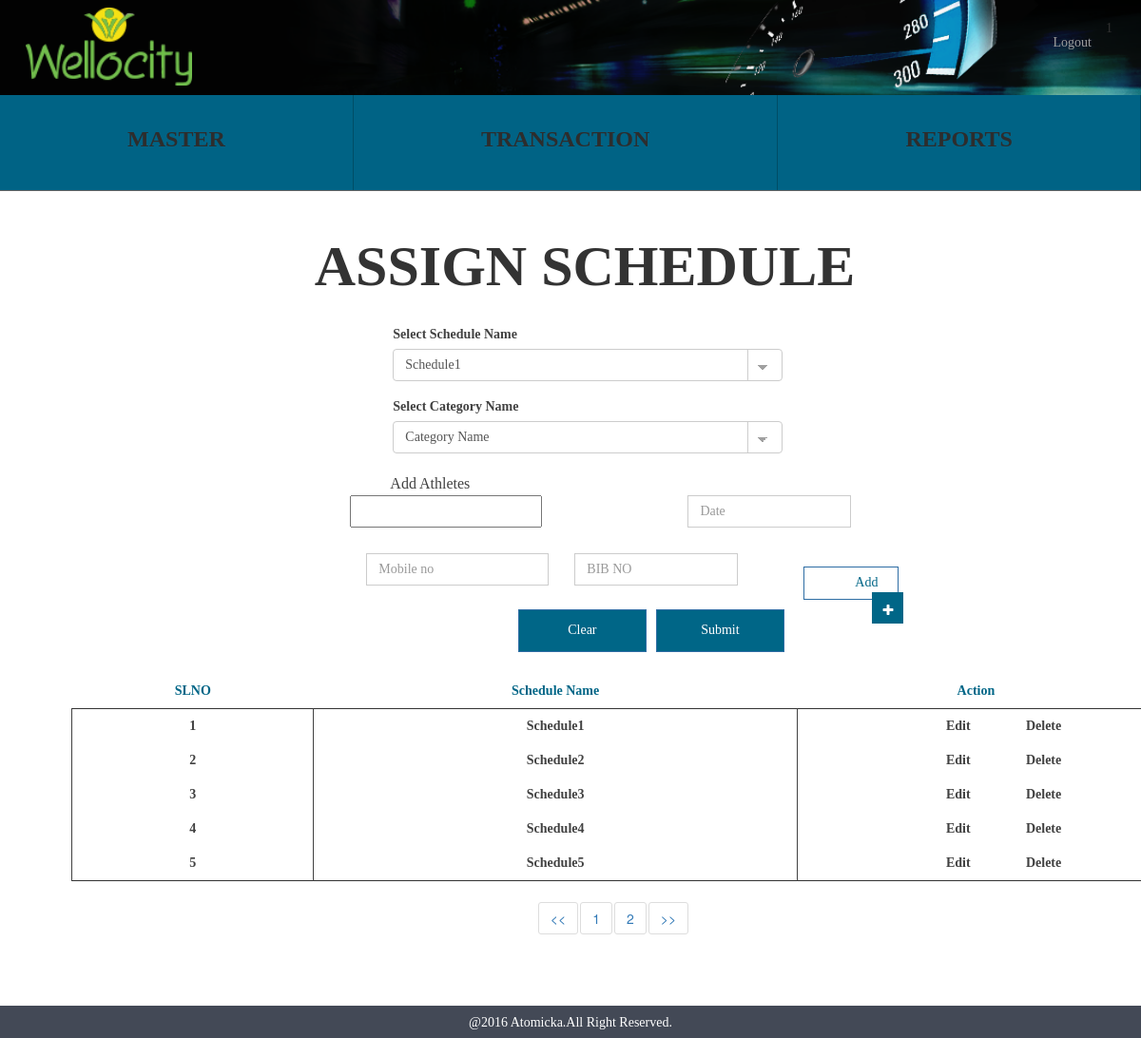
/assign_schedule.php (signed in), run on the app's committed database.
### tables this page shows
CREATE TABLE IF NOT EXISTS `wc_assignschedule` (
  `assignschedule_id` int(10) NOT NULL AUTO_INCREMENT,
  `assigncreateschedule_id` int(10) NOT NULL,
  `assigncategory_id` int(10) NOT NULL,
  `assignathlete_id` int(10) NOT NULL,
  `assignbib_number` varchar(50) NOT NULL,
  `assignschedule_status` tinyint(1) NOT NULL,
  `assignschedule_createddate` timestamp NOT NULL DEFAULT CURRENT_TIMESTAMP,
  PRIMARY KEY (`assignschedule_id`),
  KEY `assigncreateschedule_id` (`assigncreateschedule_id`),
  KEY `assignathlete_id` (`assignathlete_id`),
  KEY `assigncategory_id` (`assigncategory_id`)
);

CREATE TABLE IF NOT EXISTS `wc_createschedule` (
  `createschedule_id` int(10) NOT NULL AUTO_INCREMENT,
  `createschedule_name` varchar(255) NOT NULL,
  `createscheduletestbattery_id` int(10) NOT NULL,
  `createschedule_date` date NOT NULL,
  `createschedule_time` time NOT NULL,
  `createschedule_venue` text NOT NULL,
  `createschedule_status` tinyint(1) NOT NULL,
  `createschedule_createddate` timestamp NOT NULL DEFAULT CURRENT_TIMESTAMP,
  PRIMARY KEY (`createschedule_id`),
  KEY `createscheduletestbattery_id` (`createscheduletestbattery_id`)
);

### functions/create_schedule_function.php (called while the page is built, shortened)
<?php
 	class createscheduleFunction {
        public function createscheduleselectfunction(){
            $temp_arr = array();
            $res = mysql_query("SELECT * FROM wc_createschedule") or die(mysql_error());
            while($row = mysql_fetch_array($res)) {
                $temp_arr[] =$row;
            }
            return $temp_arr;
		}
	}
?>

### functions/assign_schedule_function.php (called while the page is built, shortened)
<?php
class assignscheduleFunction {
   public function assignscheduleSelect(){
       $temp_arr = array();
       $res = mysql_query("SELECT * from wc_assignschedule INNER JOIN wc_createschedule ON wc_assignschedule.assigncreateschedule_id=wc_createschedule.createschedule_id where wc_assignschedule.assignschedule_status='1' group by wc_createschedule.createschedule_id")or die(mysql_error());
       while($row = mysql_fetch_array($res)) {
           $temp_arr[] =$row;
       }
       return $temp_arr;
   }
}
 ?>

### assign_schedule.php (the view, shortened to what this page needs)
<?php
require_once "functions/create_schedule_function.php";
require_once "functions/assign_schedule_function.php";
require_once "header.php";
$createschedule = new createscheduleFunction();
$assignschedule = new assignschedulefunction();
?>
<div class="container">
	<div class="container align_center align_height">
		<span class="sports">ASSIGN SCHEDULE</span>
	</div>
	<div class="container">
		<div class="col-xs-12 col-md-11">
			<div class="col-md-4 hidden-xs"></div>
			<div class="col-xs-12 col-md-7 align_margin">
				<form method="post" id="assignschedule_form">
					<div class="form-group">
						  <label for="sel1">Select Schedule Name</label>
						  <select class="form-control adjust_width classic" id="sel1" name="Schedule" data-validation-error-msg="Please Select Name of the Schedule" data-validation="required">
							 <?php
		   						 $data = $createschedule->createscheduleselectfunction();
		   						 foreach( $data as $eachrecord ) {
		   						  ?>
		   						  <option value="<?php echo $eachrecord ['createschedule_id']; ?>"><?php echo $eachrecord ['createschedule_name']; ?></option>
		   					   <?php } ?>
						  </select>
					</div>
					<div class="form-group">
						  <label for="sel1">Select Category Name</label>
						  <select class="form-control adjust_width classic" id="sel1" name="category" data-validation-error-msg="Please Select Category of the Schedule" data-validation="required">
							<option value="">Category Name</option>
						  </select>
					</div>
					<label for="athlete" class="email_txt">Add Athletes</label><br>
					<div class="assign_content_holder">
						<div class="assign_clone_content">
							<div class="form-group">
						      	<input type="text" class="form-control date_assign fl athlete_date dob" id="dob" placeholder="Date" name="athlete_date1"  data-validation="date" data-validation-format="dd/mm/yyyy">
						    </div>
						    <div class="form-group col-md-11">
						      	<input type="text" class="form-control name_align fl athlete_mobile mobile" id="mobile" placeholder="Mobile no" name="athlete_mobile1" data-validation-error-msg="Please Enter the value that must contain 10 numbers" data-validation="length" data-validation-length="max10">
						      	<input type="text" class="form-control date_assign fl athlete_bib" id="bib" placeholder="BIB NO" name="athlete_bib1" data-validation-error-msg="Please Enter the BIB NO" data-validation="number">
						    </div>
						</div>
					</div>
					<input type="button" class="btn btn-primary align_right adds_btn add_athelete" value="Add"><i class="fa fa-plus add_align"></i>
					<div class="col-md-9 schedule_btn">
						<input type="submit" class="btn btn-primary align_right clear assignschedule_submit" value="Submit">
						<input onclick="document.getElementById('assignschedule_form').reset();return false" type="submit" class="btn btn-primary align_right clear" value="Clear">
					</div>
				</form>
			</div>
			<div class="container">
			  <table class="table state_table">
			    <thead>
			      <tr class="row_color">
			        <th class="align_center">SLNO</th>
			        <th class="align_center">Schedule Name</th>
			        <th class="align_center">Action</th>
			      </tr>
			    </thead>
			    <tbody>
					<?php
					$data = $assignschedule->assignscheduleSelect();
					foreach( $data as $eachrecord ) {
					 ?>
			      <tr class="align_center delete_color">
			        <td><?php echo $eachrecord ['assignschedule_id']; ?></td>
			        <td><?php echo $eachrecord ['createschedule_name']; ?></td>
			        <td>
			        	<span class="edit_state edit_assign_schedule" data-value="<?php echo $eachrecord ['createschedule_id']; ?>">Edit</span>
		        		<span class="delete_state" data-value="<?php echo $eachrecord ['assignschedule_id']; ?>">Delete</span>
			        </td>
			      </tr>
				   <?php } ?>
			    </tbody>
			  </table>
			</div>
		</div>
	</div>
</div>
<?php require_once "footer.php" ?>

### css/style.css (style rules this page uses)
.email_txt,.pwd_txt,.remember_txt { color: #414141; font-family: Montserrat; font-size: 16px; font-weight: normal; margin: 6px 0 0 -3px; }
.align_center { text-align: center; }
.align_right { float: right; }
.sports { font-size: 60px; font-weight: bold; position: relative; font-family: Montserrat; }
.align_margin { margin-bottom:23px; }
.align_height { line-height: 2; }
.fl { float: left; }
.row_color { color: #006687; font-family: Montserrat; }
.delete_color { color: #414141; font-weight: bold; font-family: Montserrat; }
.clear { background-color: #006687 !important; color: #fff !important; height: 45px; width: 135px; border-radius: 0 !important; font-weight: bold; font-family: Montserrat; margin-right: 10px; }
.adjust_width { width: 410px !important; height: 34px; box-shadow: none !important; }
.table > thead > tr > th, .table > tbody > tr > th, .table > tfoot > tr > th, .table > thead > tr > td, .table > tbody > tr > td, .table > tfoot > tr > td { border-top: 0 !important; }
.table > thead > tr > th { border-bottom: 1px !important; }
.table > tbody { border:1px solid !important; }
.table > tbody td { border:1px solid; border-bottom: 0 !important }
.table > thead { border-bottom: 1px solid; }
select.classic { background-image: linear-gradient(45deg, transparent 50%, #a0a0a0 50%), linear-gradient(135deg, #a0a0a0 50%, transparent 50%), linear-gradient(to right, #ccc, #ccc); background-position: calc(100% - 20px) calc(1em + 2px), calc(100% - 15px) calc(1em + 2px), calc(100% - 2.5em) -0.5em; background-size: 5px 5px, 5px 5px, 0.07em 3.5em; background-repeat: no-repeat; cursor: pointer; }
select { -moz-appearance: none; -webkit-appearance:none; appearance: none; }
.edit_state,.edit_district { cursor: pointer; }
.delete_state,.delete_district { cursor: pointer; float: right; position: relative; right: 25%; }
.schedule_btn { padding: 0 !important; }
.name_align { border-radius: 0 !important; box-shadow: none !important; height: 34px; margin: 12px 0 10px 32px; position: relative; right: 30px; width: 192px !important; color: #c6c6c6 !important; font-family: Montserrat; }
.date_assign { border-radius: 0 !important; box-shadow: none !important; height: 34px; margin: 12px 0 10px 32px; position: relative; right: 35px; width: 172px !important; color: #c6c6c6 !important; font-family: Montserrat; }
label { color: #414141 !important; font-family: Montserrat; }
button, input, optgroup, select, textarea { font-family: Montserrat !important; }
.adds_btn { background-color: #fff !important; border-radius: 0 !important; bottom: 45px; color: #006687 !important; cursor: pointer !important; font-family: Montserrat; font-weight: bold; height: 35px; margin-right: 30px; padding: 2px 0 2px 32px !important; position: relative; width: 100px; }
.add_align { background: rgb(0, 102, 135) none repeat scroll 0 0; color: rgb(255, 255, 255); cursor: pointer; padding: 12px 10px 7px 12px; position: relative; right: 12px; top: 53px; }
.athlete_date { margin: 0; position: relative; float: right; }
.assign_content_holder { position: relative; right: 45px; }

### data on the page
wc_assignschedule: assignschedule_id "1", assigncreateschedule.createschedule_name "Schedule1"
wc_assignschedule: assignschedule_id "2", assigncreateschedule.createschedule_name "Schedule2"
wc_assignschedule: assignschedule_id "3", assigncreateschedule.createschedule_name "Schedule3"
wc_assignschedule: assignschedule_id "4", assigncreateschedule.createschedule_name "Schedule4"
wc_assignschedule: assignschedule_id "5", assigncreateschedule.createschedule_name "Schedule5"

### other printed values
$_SESSION['login'] "1"
form field Schedule "Schedule1"
